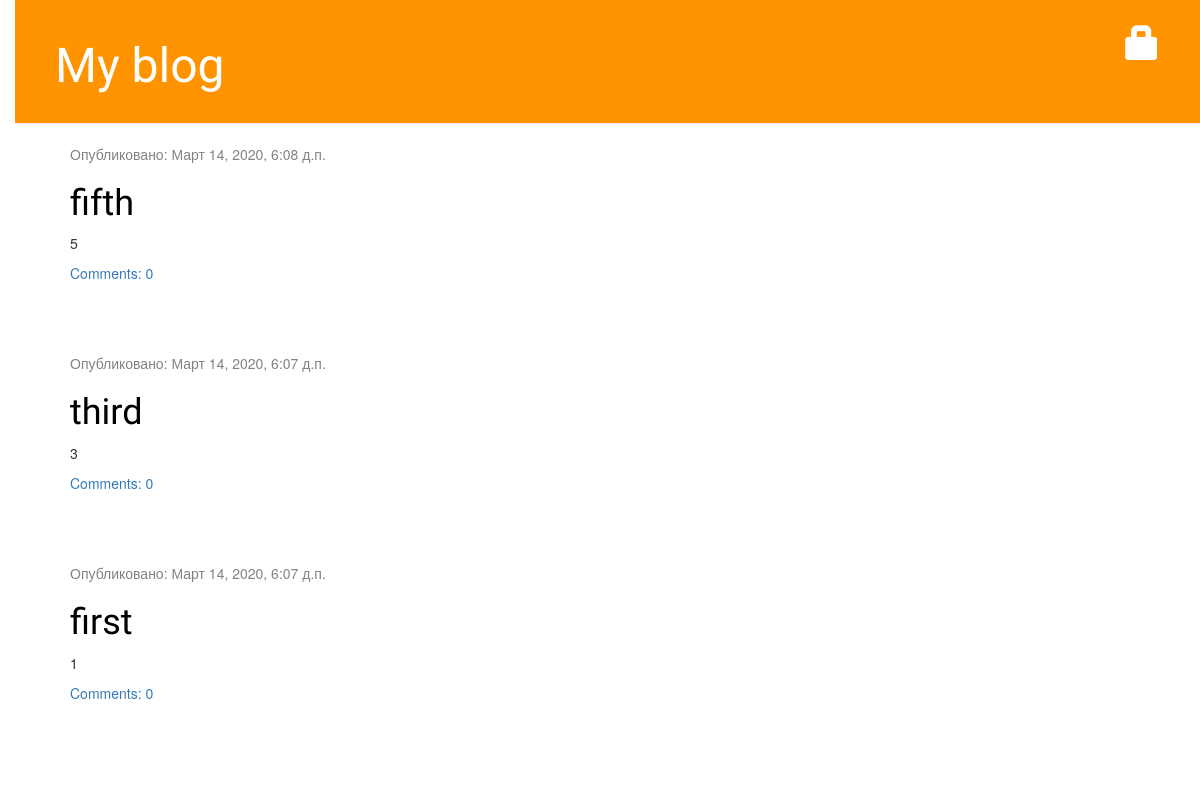
The app's page /, older data.
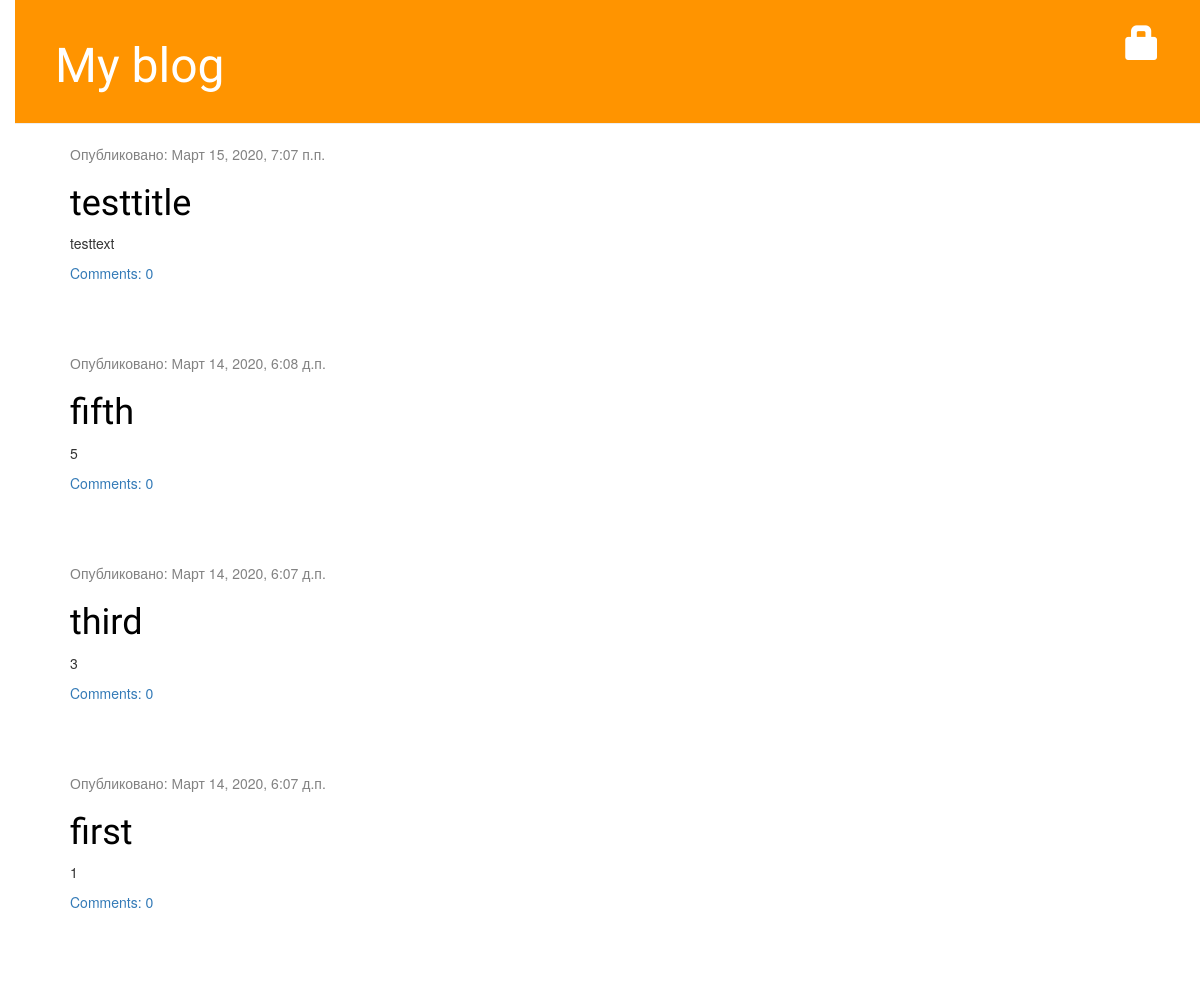
The same page, newer data.
### blog/models.py (models this page shows, shortened)
class Post(models.Model):
    author = models.ForeignKey(settings.AUTH_USER_MODEL,on_delete = models.CASCADE)
    title = models.CharField('название статьи',max_length = 200)
    text = models.TextField('текст статьи')
    created_date = models.DateTimeField('дата создания',default = timezone.now())
    published_date = models.DateTimeField('дата публикации',blank = True,null = True)
    def approved_comments(self):
        return self.comments.filter(approved_comment=True)
    class Meta():
        verbose_name = 'Статья'
        verbose_name_plural = 'Статьи'

### blog/views.py (the view)
# urls.py: path('',views.post_list,name='post_list'),
def post_list(request):
    posts = Post.objects.filter(published_date__lte=timezone.now()).order_by('-published_date')
    return render(request,'blog/post_list.html',{'posts':posts})

### blog/templates/blog/post_list.html
{% extends 'blog/base.html' %}
{% block content %}
  {% for post in posts %}
    <div class="post">
      <div class="date">
        <p>Опубликовано: {{ post.published_date }}</p>
      </div>
      <h1><a href="{% url 'post_detail' pk=post.pk %}">{{ post.title }}</a></h1>
      <p>{{ post.text|linebreaksbr }}</p>
      <a href="{% url 'post_detail' pk=post.pk %}">Comments: {{ post.approved_comments.count }}</a>
    </div>
  {% endfor %}
{% endblock %}

Row changes from the older to the newer data that the page shows:
added Post: published_date "Март 15, 2020, 7:07 п.п.", title "testtitle", text "testtext", approved_comments.count "0"
